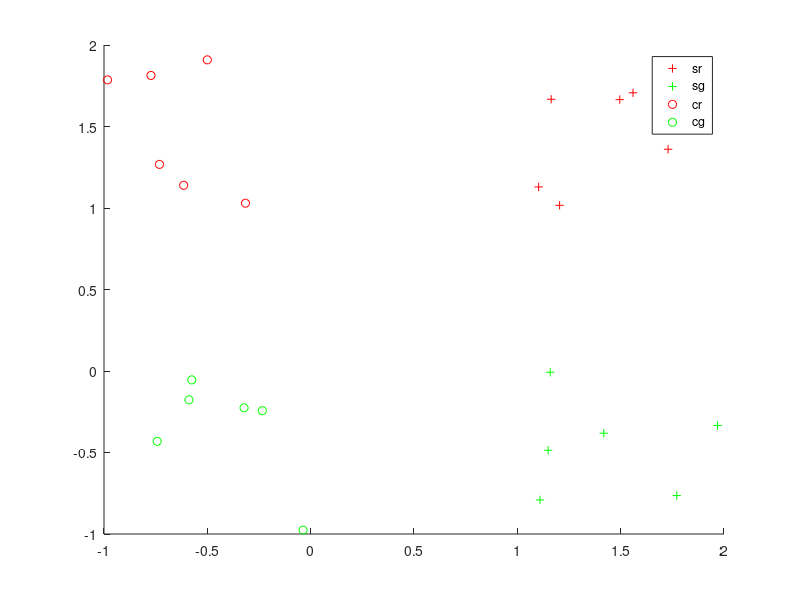

The MATLAB script that drew this image: (Note: this script raises an error after producing the figure.)
% This script is a demo showing some simple decoding on toy data.
% The toy data are simple matlab matrices and no "real" fMRI or EEG data.

% run this many times
% for n_rep = 1:50

fpath = fileparts(fileparts(mfilename('fullpath')));
addpath(fpath)

%% output dir
% cfg.results.dir = 'toyexample' % set cfg.results.write = 1 if wanted
cfg.results.write = 0;
cfg.decoding.method = 'classification';

%% Generate the toy data
% define number of "runs" and center means
nruns = 6; % lets simulate we have n runs

set_red_square.mean = [1 1];
set_red_circle.mean = [-1 1];
set_green_square.mean = [1 -1];
set_green_circle.mean = [-1 -1];


% generate the data

% uniform
data_r_s = rand(nruns, length(set_red_square.mean)) + repmat(set_red_square.mean, nruns, 1);
data_r_c = rand(nruns, length(set_red_circle.mean)) + repmat(set_red_circle.mean, nruns, 1);
data_g_s = rand(nruns, length(set_green_square.mean)) + repmat(set_green_square.mean, nruns, 1);
data_g_c = rand(nruns, length(set_green_circle.mean)) + repmat(set_green_circle.mean, nruns, 1);


% put all together in a data matrix
data = [data_r_s; data_r_c; data_g_s; data_g_c];

%% add data description
% save the labels

% first analysis: squares vs circles
s_c_labels = [ 1 * ones(size(data_r_s, 1), 1);
    -1 * ones(size(data_r_c, 1), 1);
    1 * ones(size(data_r_s, 1), 1);
    -1 * ones(size(data_r_c, 1), 1)];

% second analyis: red vs green
r_g_labels = [ 1 * ones(size(data_r_s, 1), 1);
    1 * ones(size(data_r_c, 1), 1);
    -1 * ones(size(data_r_s, 1), 1);
    -1 * ones(size(data_r_c, 1), 1)];


% save the run
cfg.files.step = [1:size(data_r_s, 1), 1:size(data_r_c, 1), 1:size(data_g_s, 1), 1:size(data_g_c, 1)]';

% save a description
for ifile = 1:size(data, 1)
    if s_c_labels(ifile) == 1
        form = 'square';
    else
        form = 'cirlce';
    end

    if r_g_labels(ifile) == 1
        color = 'red';
    else
        color = 'gre';
    end

    cfg.files.name(ifile) = {sprintf('%s_%s_run%i', form, color, cfg.files.step(ifile))};
end
% add an empty mask file
cfg.files.mask = '';

%% plot the data (if 2d)

if size(data, 2) == 2
    fh_data = figure('name', 'data')

    hold all

    % plot s r
    filter = (s_c_labels == 1) & (r_g_labels == 1);
    plot(data(filter, 1), data(filter, 2), '+r');

    % plot s g
    filter = (s_c_labels == 1) & (r_g_labels == -1);
    plot(data(filter, 1), data(filter, 2), '+g');

    % plot c r
    filter = (s_c_labels == -1) & (r_g_labels == 1);
    plot(data(filter, 1), data(filter, 2), 'or');

    % plot c g
    filter = (s_c_labels == -1) & (r_g_labels == -1);
    plot(data(filter, 1), data(filter, 2), 'og');
end

legend({'sr', 'sg', 'cr', 'cg'})

%% create the design matrix

% set labels square vs circle
cfg.files.label = s_c_labels;

% train: red squares vs red circles
% test: red squares vs red circles
cfg.files.xclass = r_g_labels == 1;
design1_1 = make_design_xclass(cfg);
% the same with inverse train & test set
cfg.files.xclass = ~cfg.files.xclass;
design1_2 = make_design_xclass(cfg);


% % train: red squares vs green circles
% % test: green squares vs red circles
% cfg.files.xclass = xor(r_g_labels == 1, s_c_labels == 1);
% design1_3 = make_design_xclass(cfg);
% % same with inverse labels
% cfg.files.xclass = ~cfg.files.xclass;
% design1_4 = make_design_xclass(cfg);


% put all in 1 design
cfg.design.train = [design1_1.train design1_2.train]; % design1_3.train design1_4.train];
cfg.design.test = [design1_1.test design1_2.test]; % design1_3.test design1_4.test];
cfg.design.label = [design1_1.label design1_2.label]; % design1_3.label design1_4.label];
cfg.design.set = ones(1, size(cfg.design.train, 2));

display_design(cfg);

%% Prepare data for passing
passed_data.data = data;
passed_data.mask_index = 1:size(data, 2); % use all voxels
passed_data.files = cfg.files;
passed_data.hdr = ''; % we don't need a header, because we don't write img-files as output (but mat-files)
passed_data.dim = [length(set_green_circle.mean), 1, 1]; % add dimension information of the original data

%% Add defaults for the remaining parameters that we did not specify
cfg = decoding_defaults(cfg);

% Set the analysis that should be performed (here we only want to do 1
% decoding)
cfg.analysis = 'wholebrain';
% cfg.analysis = 'searchlight';
cfg.results.output = {'accuracy', 'binomial_probability', 'model_parameters'};
% Set the output directory where data will be saved
% cfg.results.dir = ''; fullfile(pwd, 'toyresults');

cfg.verbose = 2; % you want all information to be printed on screen

%% Play around with the decoding parameters

% Parameters for libsvm (from their webpage):
% -s svm_type : set type of SVM (default 0)
% 	0 -- C-SVC
% 	1 -- nu-SVC
% 	2 -- one-class SVM
% 	3 -- epsilon-SVR
% 	4 -- nu-SVR
% -t kernel_type : set type of kernel function (default 2)
% 	0 -- linear: u'*v
% 	1 -- polynomial: (gamma*u'*v + coef0)^degree
% 	2 -- radial basis function: exp(-gamma*|u-v|^2)
% 	3 -- sigmoid: tanh(gamma*u'*v + coef0)
% -d degree : set degree in kernel function (default 3)
% -g gamma : set gamma in kernel function (default 1/num_features)
% -r coef0 : set coef0 in kernel function (default 0)
% -c cost : set the parameter C of C-SVC, epsilon-SVR, and nu-SVR (default 1)
% -n nu : set the parameter nu of nu-SVC, one-class SVM, and nu-SVR (default 0.5)
% -p epsilon : set the epsilon in loss function of epsilon-SVR (default 0.1)
% -m cachesize : set cache memory size in MB (default 100)
% -e epsilon : set tolerance of termination criterion (default 0.001)
% -h shrinking: whether to use the shrinking heuristics, 0 or 1 (default 1)
% -b probability_estimates: whether to train a SVC or SVR model for probability estimates, 0 or 1 (default 0)
% -wi weight: set the parameter C of class i to weight*C, for C-SVC (default 1)
%
% The k in the -g option means the number of attributes in the input data.

% default: cost = 1
% cfg.decoding.train.classification.model_parameters = '-s 0 -t 0 -c 1 -b 0';

% very high costs: points lie on the boundary
cfg.decoding.train.classification.model_parameters = '-s 0 -t 0 -c 1000 -b 0';

% very low costs: points lie far away from the boundary
% cfg.decoding.train.classification.model_parameters = '-s 0 -t 0 -c 0.01 -b 0';



%% Run decoding
[results, cfg] = decoding(cfg, passed_data)

%% end rep
% acc(n_rep) =  results.accuracy % collect the results
% end % end for n_rep

%% predict some values to create a meshgrid
if size(data, 2) == 2

    figure(fh_data)
    
    hold on

    for i_model = 1:length(results.model_parameters.output(1).model)
        model = results.model_parameters.output(1).model(i_model);

        [X, Y] = meshgrid(-2:.1:2);
        Z = X;
        [predicted, acc, decision_values] = svmpredict(zeros(size(X(:))),[X(:), Y(:)],model,cfg.decoding.test.classification.model_parameters);
        Z(:) = decision_values;
        hold on
        contour(X,Y,Z, -1:1);
    end
    hold off
end
